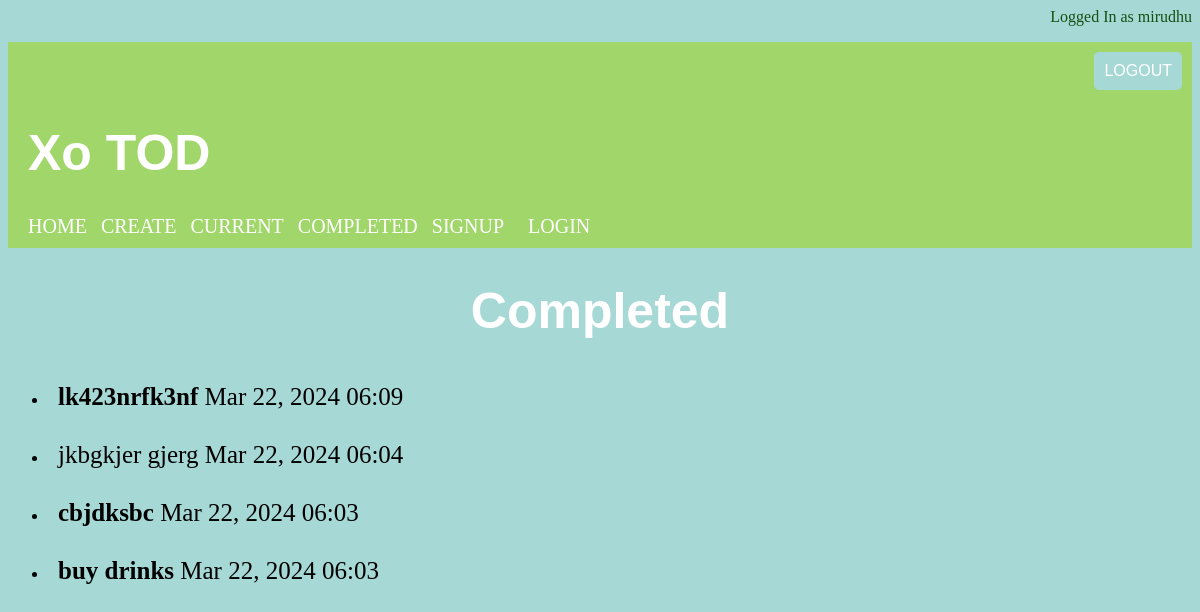
Screenshot of /completed/ (signed in) with the database file from the repository.
### todo/models.py (models this page shows, shortened)
class Todo(models.Model):
    title = models.CharField(max_length=100)
    memo = models.TextField(blank=True)
    created = models.DateTimeField(auto_now_add=True)
    datecompleted = models.DateTimeField(null=True, blank=True)
    important = models.BooleanField(default=False)
    user = models.ForeignKey(User, on_delete=models.CASCADE)

### todo/views.py (the view)
# urls.py: path('completed/', views.completedtodo, name='completedtodo'),
@login_required
def completedtodo(request):
    todos = Todo.objects.filter(user=request.user, datecompleted__isnull=False).order_by('-datecompleted')
    return render(request, 'todo/completedtodo.html', {'todos' : todos})

### todo/templates/todo/completedtodo.html (shortened to what this page needs)
{% extends 'base.html' %}
{% load static %}
{% block content %}
    <head>
        <link rel="stylesheet" href="{% static 'completed.css' %}">
        <link rel="stylesheet" href="{% static 'base.css' %}">
    </head>
    <body>
        <div class="container">
            <h1 class="sub-title">Completed</h1>
            <ul class="list">
                {% for todo in todos %}
                    <li>
                        <a href="{% url 'viewtodo' todo.id %}">
                            {% if todo.important %} <b> {% endif %} {{ todo.title }} {% if todo.important %} </b> {% endif %}
                            {{ todo.datecompleted|date:'M j, Y H:i' }}
                        </a>
                    </li>
                {% endfor %}
            </ul>
        </div>
    </body>
{% endblock %}

### todo/templates/base.html (shortened to what this page needs)
{% load static %}
    <html lang="en">
    <head>
    </head>
    {% if user.is_authenticated %}
        <p class="loggeduser">
            Logged In as {{ user.username }}
        </p>
        <div class="div-1">
            <div class="logout-container">
                <form action="{% url 'logout' %}" method="POST">
                    <button class="logout" type="submit">LOGOUT</button>
                </form>
            </div>
            <div>
                <h1 class="title">Xo TOD</h1>
            </div>
            <a href="{% url 'home' %}" class="link">HOME</a>
            <a href="{% url 'createtodo' %}" class="link">CREATE</a>
            <a href="{% url 'currenttodos' %}" class="link">CURRENT</a>
            <a href="{% url 'completedtodo' %}" class="link">COMPLETED</a>
            <a href="{% url 'signup' %}" class="link">SIGNUP</a>
            <a href="{% url 'login' %}" class="link" style="margin-left: 20px;">LOGIN</a>
        </div>
    {% endif %}
{% block content %}
{% endblock %}

### todo/static/completed.css (style rules this page uses)
.container { text-align: left; }
.sub-title { color: white; font-size: 50px; font-family: sans-serif; text-align: center; }
.list li { margin-bottom: 10px; }
.list li a { font-size: 25px; text-decoration: none; color: #000000; display: block; padding: 10px; border-radius: 5px; transition: background-color 0.3s; }
.list li a b { font-weight: bold; }

### todo/static/base.css (style rules this page uses)
body { background-color: rgb(166, 216, 214); }
.div-1 { background-color: rgba(160, 214, 51, 0.657); padding: 10px; text-align: left; }
.title { margin-left: 10px; color: white; font-size: 50px; font-family: sans-serif; text-align: left; }
.link { text-decoration: None; color: white; font-size: 20px; font-family: Gill Sans; text-align: left; margin-left: 10px; }
.loggeduser { text-align: right; margin-left: 20px; color: rgb(22, 79, 19); }
.logout-container { text-align: right; }
.logout { background-color: rgb(166, 216, 214); color: white; padding: 10px 10px; border: none; border-radius: 5px; cursor: pointer; font-size: 16px; }

### rows the page displays
Todo: title "lk423nrfk3nf", datecompleted "Mar 22, 2024 06:09"
Todo: title "jkbgkjer gjerg", datecompleted "Mar 22, 2024 06:04"
Todo: title "cbjdksbc", datecompleted "Mar 22, 2024 06:03"
Todo: title "buy drinks", datecompleted "Mar 22, 2024 06:03"

### other values shown
{{ user.username }} "mirudhu"
